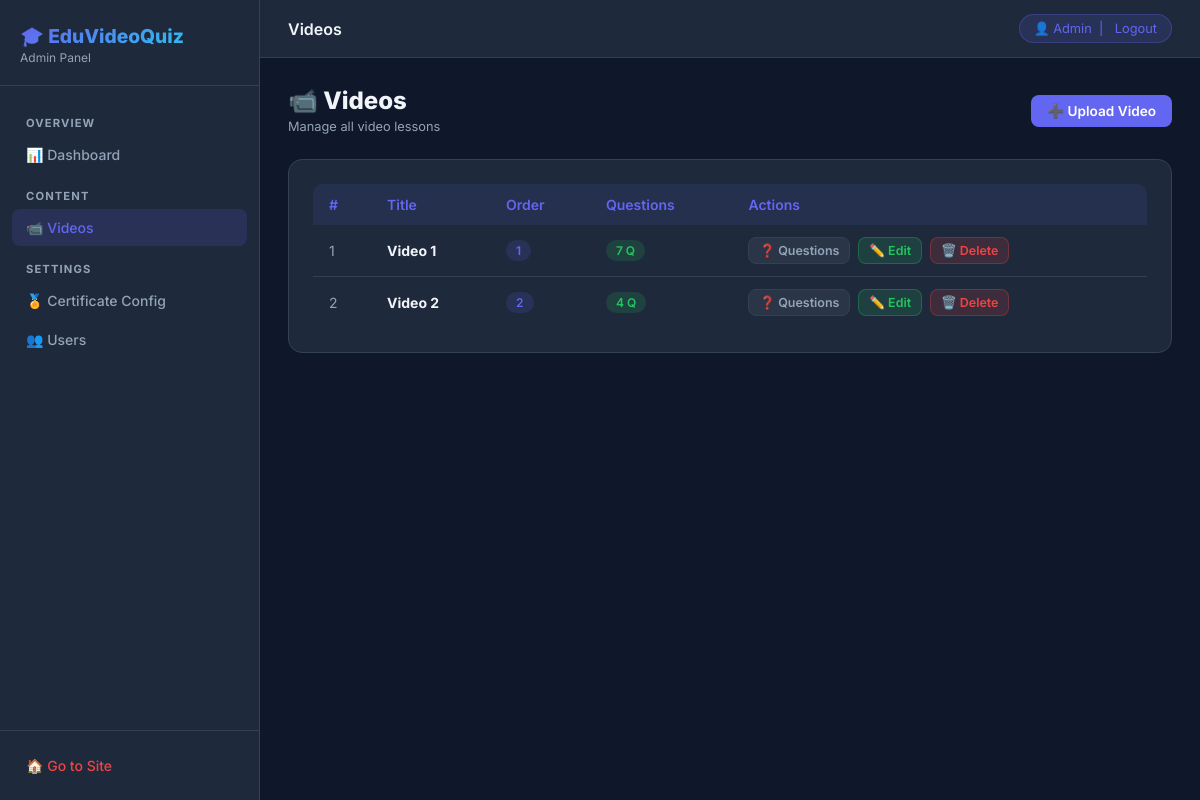
Page /custom-admin/videos/ (signed in) on the earlier database version.
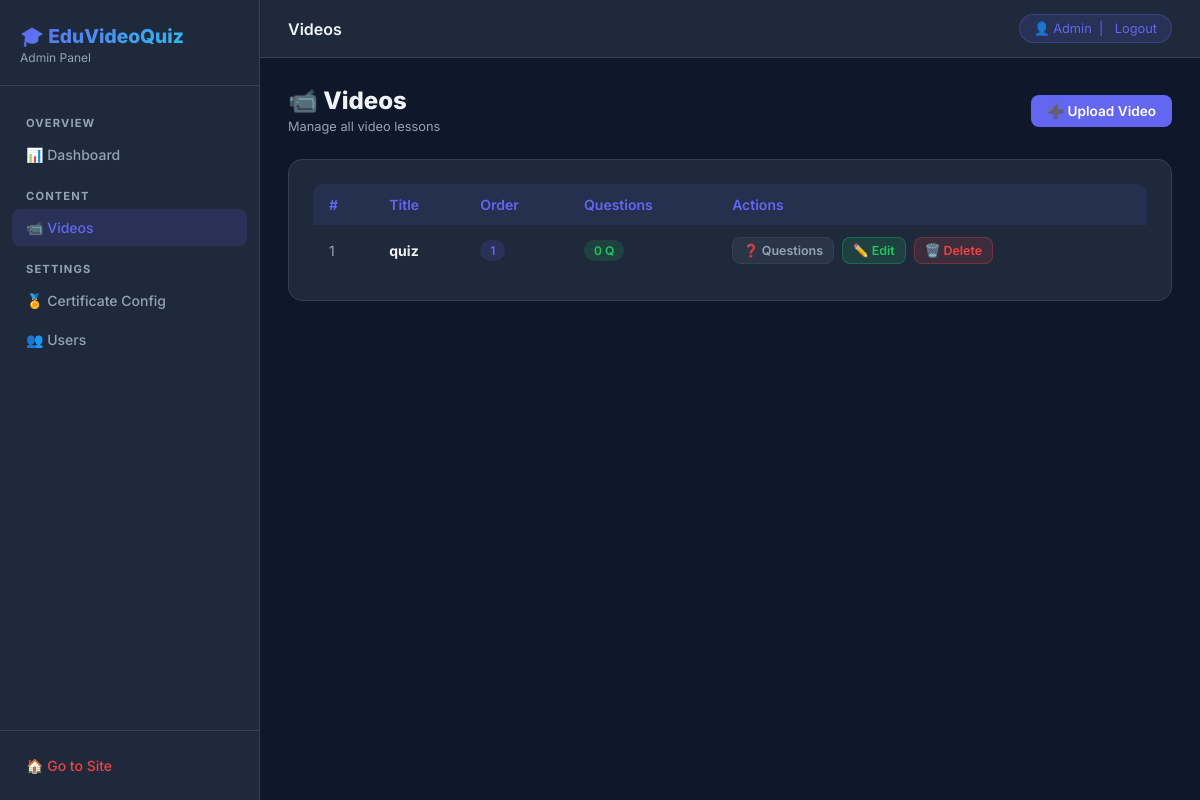
Same page on the later database version.
### video_app/models.py (models this page shows, shortened)
class VideoLesson(models.Model):
    title = models.CharField(max_length=200)
    video_file = models.FileField(upload_to='videos/')
    order = models.PositiveIntegerField(default=1)

### video_app/views.py (the view)
# urls.py: path('custom-admin/videos/', views.admin_videos, name='admin_videos'),
@staff_required
def admin_videos(request):
    videos = VideoLesson.objects.all().order_by('order')
    return render(request, 'admin/videos.html', {'videos': videos})

### video_app/views.py (called while the page is built)
def staff_required(view_func):
    decorated = user_passes_test(
        lambda u: u.is_active and u.is_staff,
        login_url='/admin-login/'
    )(view_func)
    return decorated

### video_app/templates/admin/videos.html (shortened to what this page needs)
{% extends 'admin/base_admin.html' %}
{% block page_title %}Videos{% endblock %}
{% block content %}
<div class="page-header">
    <div>
        <h1>📹 Videos</h1>
        <span class="breadcrumb">Manage all video lessons</span>
    </div>
    <a href="{% url 'video_app:admin_add_video' %}" class="btn btn-primary">➕ Upload Video</a>
</div>
<div class="card">
    {% if videos %}
    <div class="table-wrap">
        <table>
            <thead>
                <tr>
                    <th>#</th>
                    <th>Title</th>
                    <th>Order</th>
                    <th>Questions</th>
                    <th>Actions</th>
                </tr>
            </thead>
            <tbody>
                {% for video in videos %}
                <tr>
                    <td style="color:#94a3b8;">{{ forloop.counter }}</td>
                    <td><strong>{{ video.title }}</strong></td>
                    <td><span class="badge badge-blue">{{ video.order }}</span></td>
                    <td><span class="badge badge-green">{{ video.questions.count }} Q</span></td>
                    <td>
                        <div style="display:flex;gap:8px;flex-wrap:wrap;">
                            <a href="{% url 'video_app:admin_questions' video.id %}" class="btn btn-secondary btn-sm">❓
                                Questions</a>
                            <a href="{% url 'video_app:admin_edit_video' video.id %}" class="btn btn-success btn-sm">✏️
                                Edit</a>
                            <a href="{% url 'video_app:admin_delete_video' video.id %}"
                                class="btn btn-danger btn-sm">🗑️ Delete</a>
                        </div>
                    </td>
                </tr>
                {% endfor %}
            </tbody>
        </table>
    </div>
    {% else %}
    <div style="text-align:center;padding:60px 20px;color:#94a3b8;">
        <div style="font-size:3rem;margin-bottom:12px;">📭</div>
        <p>No videos yet. <a href="{% url 'video_app:admin_add_video' %}" style="color:#6366f1;">Upload one now →</a>
        </p>
    </div>
    {% endif %}
</div>
{% endblock %}

Differences in the rows shown:
removed VideoLesson: title "Video 1", order "1", questions.count "7"
removed VideoLesson: title "Video 2", order "2", questions.count "4"
added VideoLesson: title "quiz", order "1", questions.count "0"
